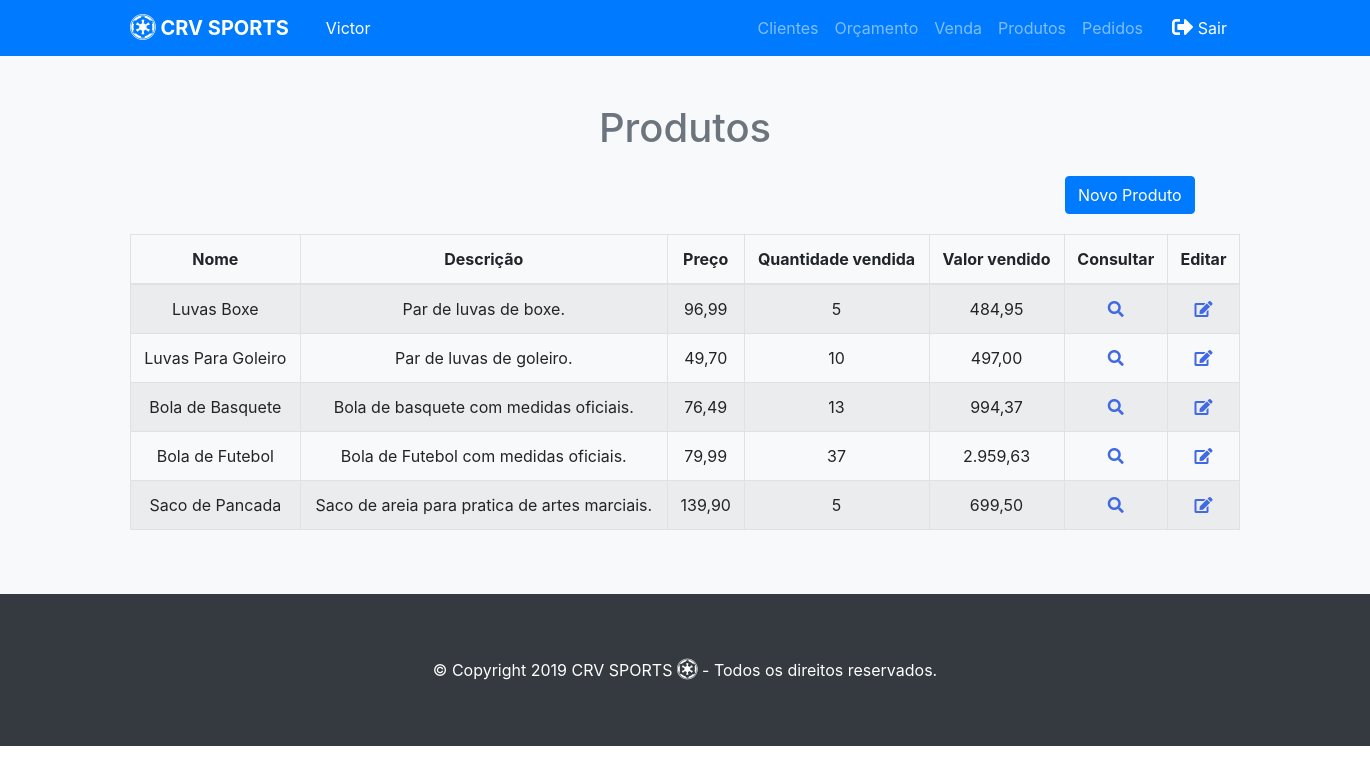
Page /crv/produtos.php (signed in) on the earlier database version.
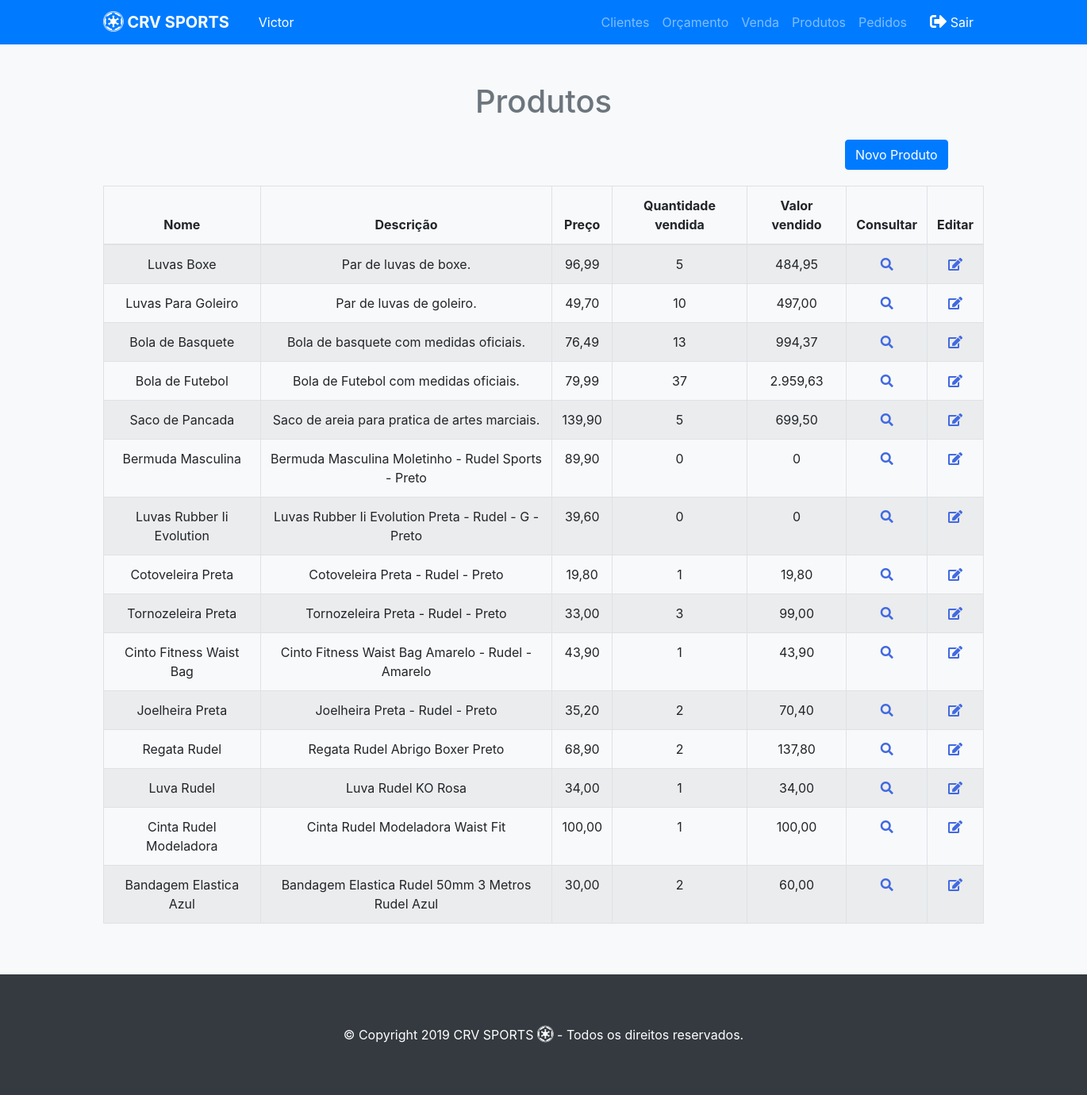
Same page on the later database version.
### tables this page shows
CREATE TABLE `produto` (
  `id_produto` int(11) NOT NULL,
  `nome` varchar(50) NOT NULL,
  `preco` double NOT NULL,
  `descricao` varchar(120) DEFAULT NULL,
  `codigo_barras` varchar(50) NOT NULL,
  `quantidade` int(11) NOT NULL,
  `foto` varchar(200) NOT NULL
);

### crv/produtos.php (the view, shortened to what this page needs)
<?php require_once("../funcoes/conexao.php"); ?>
<!DOCTYPE html>
<html>
<head>
    <?php include '../funcoes/menu.php'; ?>
  <link rel="stylesheet" href="lib\DataTables\DataTables-1.10.18\css\jquery.dataTables.min.css">
    <link rel="stylesheet" href="lib\fontawesome-free-5.8.1-web\css\all.css">
</head>
  <div class="py-5 text-center bg-light">
    <div class="container">
      <div class="row">
        <div class="col-md-12">
          <h1 class="pb-3 text-secondary">Produtos</h1>
        </div>
      </div>
      <div class="row">
        <div class="col-md-4 offset-md-10">
          <div class="row" style="margin-bottom:20px;">
        <button type="button" id="cadastrar" class="btn btn-primary" data-toggle="modal" data-target="#cadastroCliente">
                  Novo Produto
                </button>
        </div>
      </div>
    </div>
    <table class="table table-hover table-striped table-bordered" id="produto">
    <thead>
        <tr>
            <th>Nome</th>
            <th>Descrição</th>
            <th>Preço</th>
            <th>Quantidade vendida</th>
            <th>Valor vendido</th>
            <th>Consultar</th>
            <th>Editar</th>
        </tr>
    </thead>
    <tbody>
        <?php
            $query="select id_produto, nome, descricao, preco
            from produto";
            $resultado = mysqli_query($conecta, $query);
            while($linha = mysqli_fetch_array($resultado)){
                echo '<tr id='.$linha['id_produto'].'><td>'.utf8_encode($linha['nome']).'</td>';
                echo '<td>'.utf8_encode($linha['descricao']).'</td>';
                echo '<td>'.number_format($linha['preco'], 2, ',', '.').'</td>';
                $idd = $linha['id_produto'];
                $buscar = $pdo->prepare("select sum(quantidade) as qtdd, sum(valor_total) as totl from pedido_produto produto where id_produto = '$idd' group by id_produto");
                $buscar->execute();
                $retorno = array();
                $retorno['dados'] = '';
                $retorno['qtd'] = $buscar->rowCount();
                if($retorno['qtd'] > 0 ){
                    while($conteudo = $buscar->fetchObject()){
                    $quanti = $conteudo->qtdd;
                    $total = $conteudo->totl;
                    echo '<td>'.$quanti.'</td>';
                    echo '<td>'.number_format($total, 2, ',', '.').'</td>';
                    }
                } else {
                    echo '<td>0</td>';
                    echo '<td>0</td>';
                }
          ?>
                <td><i class="fas fa-search" data-toggle="modal" data-target="#cadastroCliente" style="cursor: pointer; color:royalBlue"></td>
                <td><i class="fas fa-edit" data-toggle="modal" data-target="#cadastroCliente" style="cursor: pointer; color:royalBlue"></td>
            <?php
            }
            ?>
    </tbody>
</table>
  </div>
  </div>
  <?php include 'footer.php'?>
    <?php require_once("../funcoes/modalproduto.php"); ?>
</html>

Differences in the rows shown:
added produto: nome "Bermuda Masculina", descricao "Bermuda Masculina Moletinho - Rudel Sports - Preto", preco "89,90"
added produto: nome "Luvas Rubber Ii Evolution", descricao "Luvas Rubber Ii Evolution Preta - Rudel - G - Preto", preco "39,60"
added produto: nome "Cotoveleira Preta", descricao "Cotoveleira Preta - Rudel - Preto", preco "19,80", quanti "1", total "19,80"
added produto: nome "Tornozeleira Preta", descricao "Tornozeleira Preta - Rudel - Preto", preco "33,00", quanti "3", total "99,00"
added produto: nome "Cinto Fitness Waist Bag", descricao "Cinto Fitness Waist Bag Amarelo - Rudel - Amarelo", preco "43,90", quanti "1", total "43,90"
added produto: nome "Joelheira Preta", descricao "Joelheira Preta - Rudel - Preto", preco "35,20", quanti "2", total "70,40"
added produto: nome "Regata Rudel", descricao "Regata Rudel Abrigo Boxer Preto", preco "68,90", quanti "2", total "137,80"
added produto: nome "Luva Rudel", descricao "Luva Rudel KO Rosa", preco "34,00", quanti "1", total "34,00"
added produto: nome "Cinta Rudel Modeladora", descricao "Cinta Rudel Modeladora Waist Fit", preco "100,00", quanti "1", total "100,00"
added produto: nome "Bandagem Elastica Azul", descricao "Bandagem Elastica Rudel 50mm 3 Metros Rudel Azul", preco "30,00", quanti "2", total "60,00"
